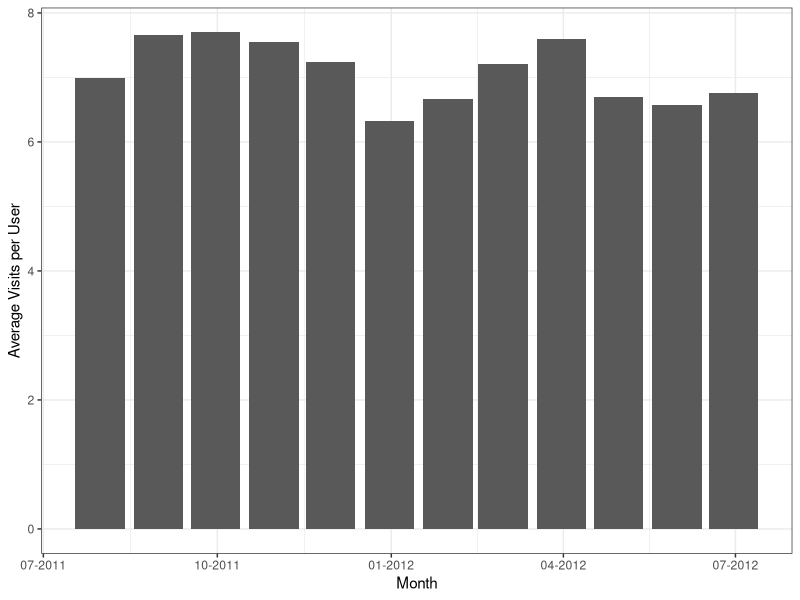
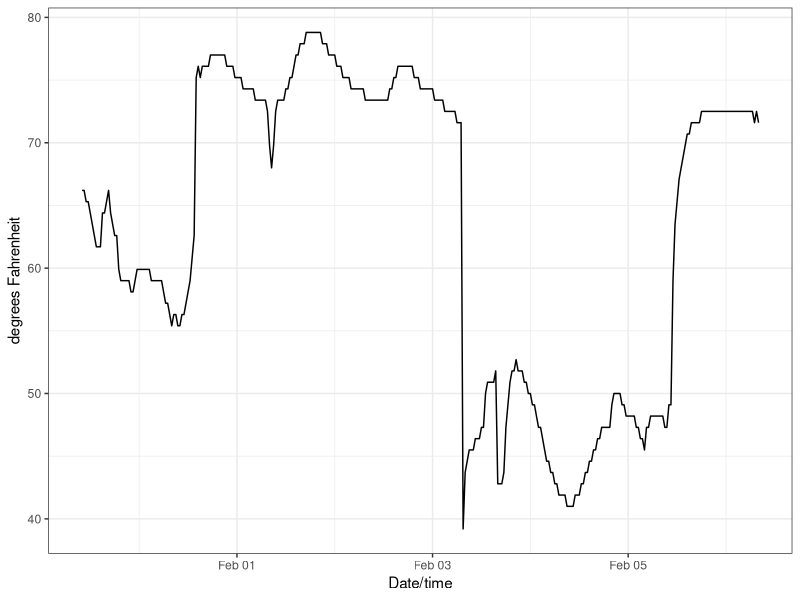

Generate these figures, in order, with R: (Note: this script raises an error after producing the figures.)
# Plot datetime data

# See https://stackoverflow.com/questions/11748384/formatting-dates-on-x-axis-in-ggplot2

library(tidyverse)
library(lubridate)
library(scales)

df <- structure(list(Month = structure(1:12, .Label = c("2011-07-31", "2011-08-31", "2011-09-30", "2011-10-31", "2011-11-30", "2011-12-31", "2012-01-31", "2012-02-29", "2012-03-31", "2012-04-30", "2012-05-31", "2012-06-30"), class = "factor"), AvgVisits = c(6.98655104580674,7.66045407330464, 7.69761337479304, 7.54387561322994, 7.24483848458728, 6.32001400498928, 6.66794871794872, 7.207780853854, 7.60281201431308, 6.70113837397123, 6.57634103019538, 6.75321935568936)), .Names = c("Month","AvgVisits"), row.names = c(NA, -12L), class = "data.frame")

df

df$Month <- as.Date(df$Month)
ggplot(df, aes(x = Month, y = AvgVisits)) + 
  geom_bar(stat = "identity") +
  theme_bw() +
  labs(x = "Month", y = "Average Visits per User") +
  scale_x_date(labels = date_format("%m-%Y"))

#templog <- read_csv("C:\\Users\\Charles.Burks\\Desktop\\chuck_larvae_tmptr_log_2020_01_30.csv")
templog <- read_csv("./Y20-02-09-plot-y-vs-datetime/chuck_larvae_tmptr_log_2020_01_30.csv")

templog$Reading2 <- mdy_hms(templog$Reading)

ggplot(templog, aes(x = Reading2, y = Values)) + 
  geom_line(stat = "identity") +
  theme_bw() +
  labs(x = "Date/time", y = "degrees Fahrenheit") +
  scale_x_datetime()




date.hour=strptime("2011-03-27 01:30:00", "%Y-%m-%d %H:%M:%S")

date=c("26/10/2016")

time=c("19:51:30")

day<-paste(date,"T", time)

day.time1=as.POSIXct(day,format="%d/%m/%Y T %H:%M:%S",tz="Europe/Paris")

day.time1

day.time1$year
# Error in day.time1$year : $ operator is invalid for atomic vectors

day.time2=as.POSIXlt(day,format="%d/%m/%Y T %H:%M:%S",tz="Europe/Paris")

day.time2
# [1] "2016-10-26 19:51:30 CEST"

day.time2$year
# [1] 116